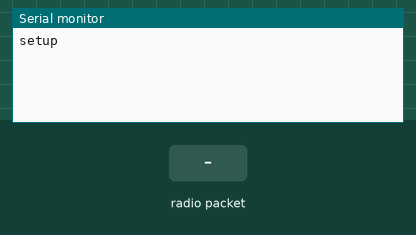
Recording of a sketch running on a simulated Arduino Uno, built with avr-gcc and run on an emulated ATmega328P. On the bench: the last lines printed to the serial monitor. The inputs (shaded band) are chosen by the test bench. No radio packets arrive unless stated.

Above: at 1.2 s.
1.3 s: radio packet "1" arrives
At 2.5 s:
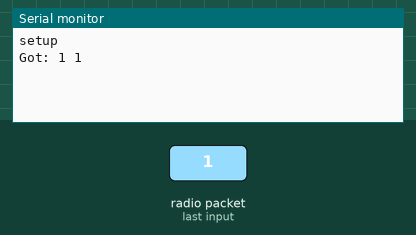
2.8 s: radio packet "0" arrives
At 3.9 s:
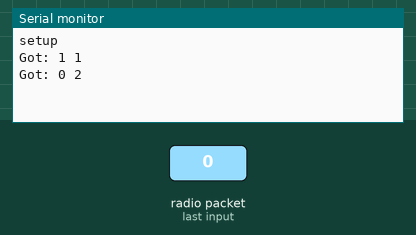
4.3 s: radio packet "2" arrives
At 5.1 s:
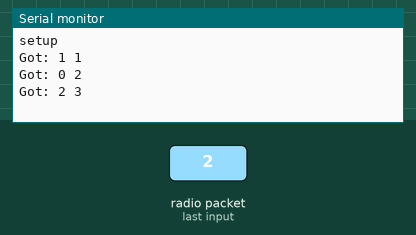

The sketch:

Receiver.ino
```cpp
#include<VirtualWire.h>
int count;
void setup()
{
  Serial.begin(9600);
  Serial.println("setup");
  vw_set_rx_pin(7);
  vw_set_ptt_inverted(true);
  vw_setup(4000);
  vw_rx_start();
}

void loop()
{
  uint8_t buf[VW_MAX_MESSAGE_LEN];
  uint8_t buflen = VW_MAX_MESSAGE_LEN;
  if(vw_get_message(buf, &buflen))
  {
    int i;
    digitalWrite(13,true);
    Serial.print("Got: ");

    for(i = 0;i<buflen; i++)
    {
      char c = (buf[i]);
      Serial.print(c);
      Serial.print(" ");
    }
    count++;
    Serial.print(count);
    Serial.println("");
    digitalWrite(13,false);
  }
}
```

Measured:
- after the input at 1.3 s, the serial monitor: prints a new line at once (image 1)
- after the input at 2.8 s, the serial monitor: prints a new line at once (image 2)
- after the input at 4.3 s, the serial monitor: prints a new line at once (image 3)
